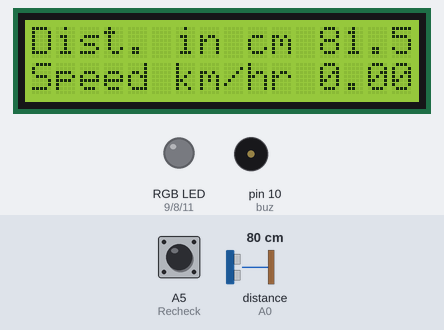
Recording of a sketch running on a simulated Arduino Uno, built with avr-gcc and run on an emulated ATmega328P. Parts: 16×2 character LCD, an RGB LED mixed from three pins (HIGH = lit), buzzer (waves = sounding). Wiring (inferred from the names in the program): ultrasonic range finder: trigger A1; echo A0. The inputs (shaded band) are chosen by the test bench; at power-on: distance to the obstacle (sensor on A0) 80 cm, A5 (Recheck) HIGH. The echo pulse lasts 58.3 µs per cm; pins used as bus, display or sensor lines are not drawn.

Above: at 6.2 s.
6.3 s: distance to the obstacle (sensor on A0) set to 32 cm
At 7.5 s:
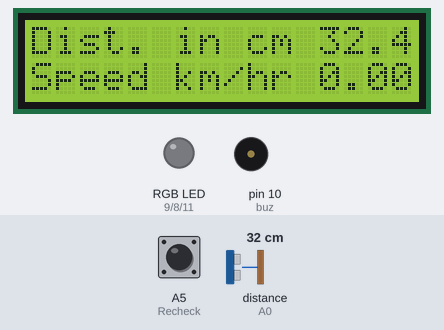
7.8 s: distance to the obstacle (sensor on A0) set to 26 cm
At 7.84 s:
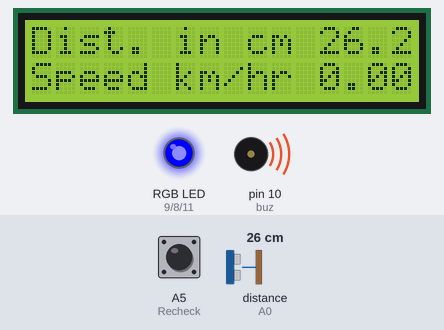
9.4 s: distance to the obstacle (sensor on A0) set to 22 cm
At 9.45 s:
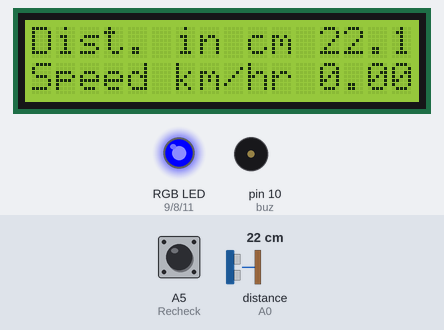
10.9 s: distance to the obstacle (sensor on A0) set to 19 cm
At 12.3 s:
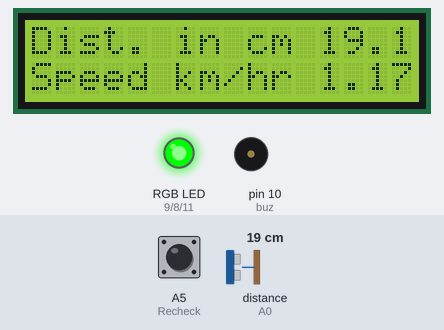
12.6 s: A5 (Recheck) pulled LOW for 0.15 s
At 13.13 s:
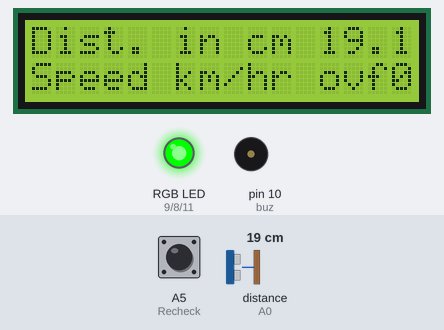
13.3 s: A5 (Recheck) pulled LOW for 1 s
At 14.37 s:
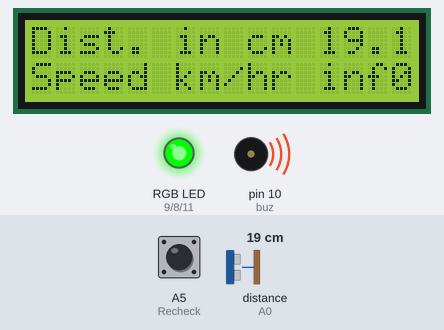
Timing chart, 0 to 15.9 s (numbered marks = the images above; inputs shaded):
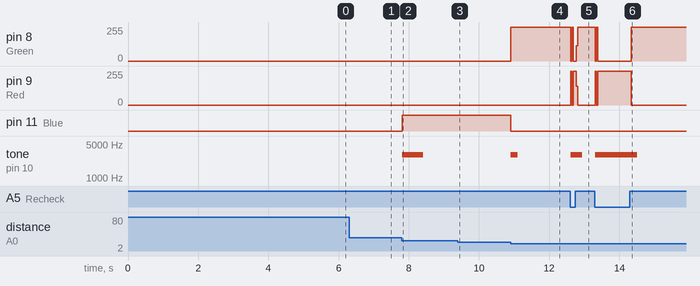

Measured:
- the behaviour switches between 30 and 29 cm on distance to the obstacle (sensor on A0) (found by bisection; images 1 and 2)
- the behaviour switches between 20 and 19 cm on distance to the obstacle (sensor on A0) (found by bisection; images 3 and 4)
- after the input at 6.3 s, the display: changes at once (image 1)
- after the input at 7.8 s, pin 11 (Blue): LOW → HIGH at once; tone on pin 10 (buz): silent → 3000 Hz at once, → silent 0.60 s later; the display: changes at once (image 2)
- after the input at 9.4 s, the display: first changes at once (image 3 shows a later state)
- after the input at 10.9 s, pin 8 (Green): 0/255 → 255/255 at once; pin 11 (Blue): HIGH → LOW at once; tone on pin 10 (buz): silent → 3000 Hz at once, → silent 0.20 s later; the display: first differs from a run without the input at once (image 4)
- after the input at 12.6 s, pin 8 (Green): 255/255 → 0/255 at once, → 255/255 0.15 s later; pin 9 (Red): 0/255 → 253/255 at once, → 0/255 0.15 s later; tone on pin 10 (buz): silent → 3000 Hz at once, → silent 0.34 s later; the display: first changes at once (image 5 shows a later state)
- after the input at 13.3 s, pin 8 (Green): 255/255 → 0/255 at once, → 255/255 1.0 s later; pin 9 (Red): 0/255 → 253/255 at once, → 0/255 1.0 s later; tone on pin 10 (buz): silent → 3000 Hz at once, → silent 1.2 s later; the display: first changes at once (image 6 shows a later state)

The sketch:

Velocity_measurement.ino
```cpp
#include<LiquidCrystal.h>
LiquidCrystal lcd(2,3,4,5,6,7);

#define echo A0 //echo pin
#define trigger A1// Trigger pin

#define Recheck A5 // choose the pin for the Recheck button

#define Green 8
#define Red 9
#define buz 10
#define Blue 11

//define variables
float speed = 0, distance = 0, Time = 0;
int flag1 = 0, flag2 = 0;
int time1, time2;

//other configuration
const unsigned int BEEP_FREQUENCY = 3000;

//define function
void ultrasonicRead();


void setup() {
  pinMode(Recheck, INPUT_PULLUP);
  pinMode(echo, INPUT);
  pinMode(trigger, OUTPUT);

  pinMode(Green, OUTPUT);
  pinMode(Red, OUTPUT);
  pinMode(Blue, OUTPUT);
  pinMode(buz, OUTPUT);

  lcd.begin(16,2);
  lcd.clear();
  lcd.setCursor(4,0);
  lcd.print("PARVAT");
  delay(3000);
  lcd.clear();
  lcd.setCursor(0,0);
  lcd.print(" Vehicle  Speed ");
  lcd.setCursor(0,1);
  lcd.print("  Measurement  ");
  delay(2000);
  lcd.clear();

}

void loop() {
  ultrasonicRead();// calls ultrasonic function below;

  if(distance<=30 && flag1==0){// distance in cm.
    digitalWrite(Red, 0);
    digitalWrite(Blue, 1);
    tone(buz, BEEP_FREQUENCY, 600);
    time1 = millis();
    flag1 = 1;
  }
  if(distance<=20 && flag2==0){
    time2 = millis();
    flag2 = 1;
  }

  if(flag1 == 1 && flag2 == 1){
    flag1 = 2; flag2 = 2;

    if(time2 > time1){
     Time = time2 - time1; // running toward system;
    }
    else if(time1>time2){
      Time = time1 - time2;
    }//running away from the system

    Time = Time/1000; // convert millisecond to second
    speed = 10/Time; // v = d/t
    speed = speed*(0.36);// cm/s --> km/hr

    digitalWrite(Red, 0);
    digitalWrite(Blue, 0);
    digitalWrite(Green, 1);// implies speed is calculated and displayed

    tone(buz, BEEP_FREQUENCY, 200); //beep when done;

  }

  // once speed is calculated and dislayed...

  if(digitalRead(Recheck)==0){
    speed = 0;
    flag1 = 0;
    flag2 =0;
    digitalWrite(Red, 1);
    digitalWrite(Green, 0);
    digitalWrite(Blue, 0);// implies velocity measurement has started again..

    tone(buz, BEEP_FREQUENCY, 400);// BEEP when done;
  }


  lcd.setCursor(0,0);
  lcd.print("Dist. in cm ");
  lcd.print(distance);

  lcd.setCursor(0,1);
  lcd.print("Speed km/hr ");
  lcd.print(speed);
  delay(10);// loop repeates in every 10 ms;
}

//creating ultrasonic function...

void ultrasonicRead(){
digitalWrite(trigger, LOW);
delayMicroseconds(2);
digitalWrite(trigger, HIGH);
delayMicroseconds(10);
digitalWrite(trigger, LOW);
long time = pulseIn(echo, HIGH);
distance = time / 28.5 / 2; // distance in cm

}
```
